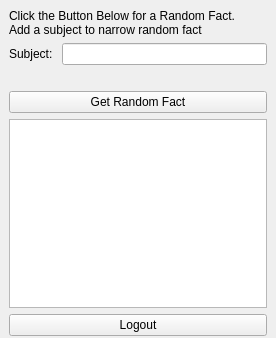
<?xml version="1.0" encoding="UTF-8"?>
<ui version="4.0">
 <class>RandomFact</class>
 <widget class="QWidget" name="RandomFact">
  <property name="geometry">
   <rect>
    <x>0</x>
    <y>0</y>
    <width>276</width>
    <height>338</height>
   </rect>
  </property>
  <property name="windowTitle">
   <string>Form</string>
  </property>
  <widget class="QWidget" name="verticalLayoutWidget">
   <property name="geometry">
    <rect>
     <x>9</x>
     <y>9</y>
     <width>258</width>
     <height>327</height>
    </rect>
   </property>
   <layout class="QVBoxLayout" name="verticalLayout">
    <item>
     <widget class="QLabel" name="label">
      <property name="text">
       <string>Click the Button Below for a Random Fact. 
Add a subject to narrow random fact</string>
      </property>
     </widget>
    </item>
    <item>
     <layout class="QHBoxLayout" name="horizontalLayout">
      <item>
       <widget class="QLabel" name="label_2">
        <property name="text">
         <string>Subject: </string>
        </property>
       </widget>
      </item>
      <item>
       <widget class="QLineEdit" name="subject"/>
      </item>
     </layout>
    </item>
    <item>
     <widget class="QLabel" name="fact_status">
      <property name="font">
       <font>
        <italic>true</italic>
       </font>
      </property>
      <property name="text">
       <string/>
      </property>
     </widget>
    </item>
    <item>
     <widget class="QPushButton" name="getfact_but">
      <property name="text">
       <string>Get Random Fact</string>
      </property>
     </widget>
    </item>
    <item>
     <widget class="QTextBrowser" name="fact_display"/>
    </item>
    <item>
     <widget class="QPushButton" name="logout_but">
      <property name="text">
       <string>Logout</string>
      </property>
     </widget>
    </item>
   </layout>
  </widget>
 </widget>
 <resources/>
 <connections/>
</ui>
